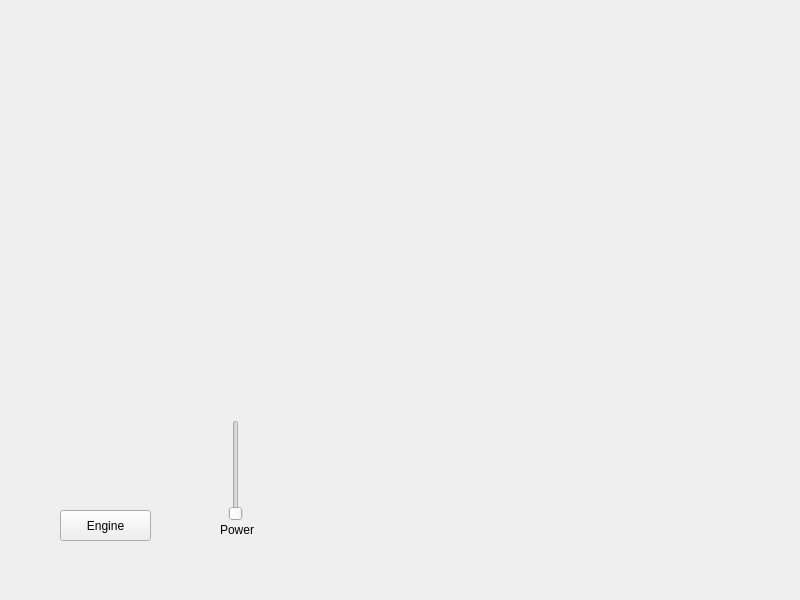
<?xml version="1.0" encoding="UTF-8"?>
<ui version="4.0">
 <class>Widget</class>
 <widget class="QWidget" name="Widget">
  <property name="geometry">
   <rect>
    <x>0</x>
    <y>0</y>
    <width>800</width>
    <height>600</height>
   </rect>
  </property>
  <property name="windowTitle">
   <string>Widget</string>
  </property>
  <widget class="QPushButton" name="pushButton">
   <property name="geometry">
    <rect>
     <x>60</x>
     <y>510</y>
     <width>91</width>
     <height>31</height>
    </rect>
   </property>
   <property name="text">
    <string>Engine</string>
   </property>
  </widget>
  <widget class="QSlider" name="verticalSlider">
   <property name="geometry">
    <rect>
     <x>220</x>
     <y>420</y>
     <width>31</width>
     <height>101</height>
    </rect>
   </property>
   <property name="orientation">
    <enum>Qt::Vertical</enum>
   </property>
  </widget>
  <widget class="QLabel" name="label">
   <property name="geometry">
    <rect>
     <x>220</x>
     <y>520</y>
     <width>101</width>
     <height>20</height>
    </rect>
   </property>
   <property name="text">
    <string>Power</string>
   </property>
  </widget>
 </widget>
 <resources/>
 <connections/>
</ui>
